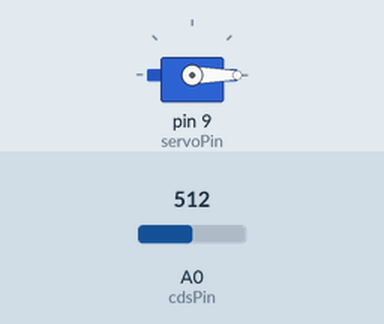
Bench run of a sketch on a simulated Arduino Uno, built with avr-gcc and run on an emulated ATmega328P. Parts: servo. The inputs (shaded band) are chosen by the test bench; at power-on: A0 (cdsPin) = 512. What the sketch prints to the serial monitor is not drawn.

Above: at 1.2 s.
Timing chart, 0 to 2.7 s (numbered marks = the images above):
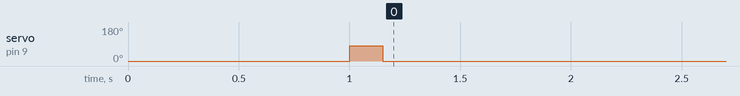

Measured:
- by itself, servo on pin 9 (servoPin): 0° → 80° at 1.0 s, → 0° 0.15 s later

The sketch:

neibc_servo_light.ino
```cpp
// (licence header left out)
#include <Servo.h>

int servoPin = 9;
int cdsPin = A0;
int jump = 0;
int readytojump = 0;
int cdst1 = 0;
int cdst2 = 0;

Servo servo;

int angle = 0; // servo position in degrees

void setup() {
  servo.attach(servoPin);
  Serial.begin(9600);
  servo.write(0);
  delay(1000);
}


void loop() {
  int  cdst3 = analogRead(cdsPin);

  // averaging past three values
  int  cds = (cdst1 + cdst2 + cdst3) / 3                ;
  cdst1 = cdst2;
  cdst2 = cdst3;

  if (cds > 206 && readytojump == 1) {
      jump = 1;
      readytojump = 0;
  } else if(cds < 190) {
      readytojump = 1;
      jump = 0;
  }
 if (cds > 185) {
    Serial.print("cds =  ");
    Serial.println(cds);
  }
  if(jump == 1) {
    jump = 0;
    Serial.println("JUMP!");
    servo.write(80);
    delay(150);
    servo.write(0);
  }

}
```
